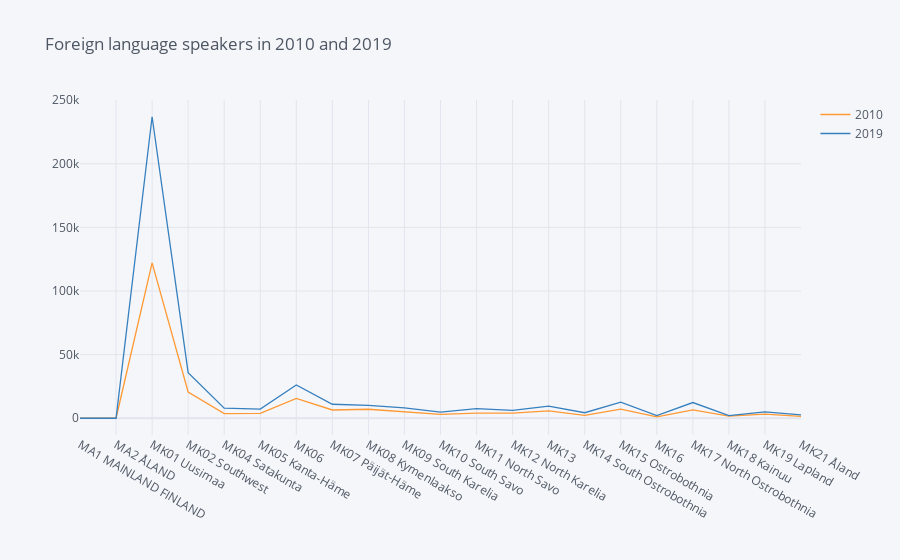

Notebook code for this chart:
### Code cell
x1=grouped[grouped['Attribute']=='Foreign-language speakers'].reset_index().drop(21).drop(columns="index")
x1[[2010,2019,"Region"]].iplot(kind='line',x="Region",title="Foreign language speakers in 2010 and 2019")

### Figure 1 — Plotly figure (JSON) as saved in the notebook; plotly's stock layout.template omitted (floating-point values rounded to 4 significant figures)
{"data": [{"line": {"color": "rgba(255, 153, 51, 1.0)", "dash": "solid", "shape": "linear", "width": 1.3}, "mode": "lines", "name": "2010", "text": "", "type": "scatter", "x": ["MA1 MAINLAND FINLAND", "MA2 ÅLAND", "MK01 Uusimaa", "MK02 Southwest", "MK04 Satakunta", "MK05 Kanta-Häme", "MK06", "MK07 Päijät-Häme", "MK08 Kymenlaakso", "MK09 South Karelia", "MK10 South Savo", "MK11 North Savo", "MK12 North Karelia", "MK13", "MK14 South Ostrobothnia", "MK15 Ostrobothnia", "MK16", "MK17 North Ostrobothnia", "MK18 Kainuu", "MK19 Lapland", "MK21 Åland"], "y": [0, 0, 122102, 20606, 3653, 3805, 15583, 6488, 7093, 4883, 3069, 4073, 3953, 5743, 2332, 7100, 1154, 6517, 1605, 3167, 1462]}, {"line": {"color": "rgba(55, 128, 191, 1.0)", "dash": "solid", "shape": "linear", "width": 1.3}, "mode": "lines", "name": "2019", "text": "", "type": "scatter", "x": ["MA1 MAINLAND FINLAND", "MA2 ÅLAND", "MK01 Uusimaa", "MK02 Southwest", "MK04 Satakunta", "MK05 Kanta-Häme", "MK06", "MK07 Päijät-Häme", "MK08 Kymenlaakso", "MK09 South Karelia", "MK10 South Savo", "MK11 North Savo", "MK12 North Karelia", "MK13", "MK14 South Ostrobothnia", "MK15 Ostrobothnia", "MK16", "MK17 North Ostrobothnia", "MK18 Kainuu", "MK19 Lapland", "MK21 Åland"], "y": [0, 0, 236959, 35809, 7927, 7221, 26166, 10994, 10180, 8092, 4862, 7506, 6249, 9531, 4344, 12665, 2038, 12358, 2090, 5032, 2621]}], "layout": {"legend": {"bgcolor": "#F5F6F9", "font": {"color": "#4D5663"}}, "paper_bgcolor": "#F5F6F9", "plot_bgcolor": "#F5F6F9", "title": {"font": {"color": "#4D5663"}, "text": "Foreign language speakers in 2010 and 2019"}, "xaxis": {"gridcolor": "#E1E5ED", "showgrid": true, "tickfont": {"color": "#4D5663"}, "title": {"font": {"color": "#4D5663"}, "text": ""}, "zerolinecolor": "#E1E5ED"}, "yaxis": {"gridcolor": "#E1E5ED", "showgrid": true, "tickfont": {"color": "#4D5663"}, "title": {"font": {"color": "#4D5663"}, "text": ""}, "zerolinecolor": "#E1E5ED"}}}
